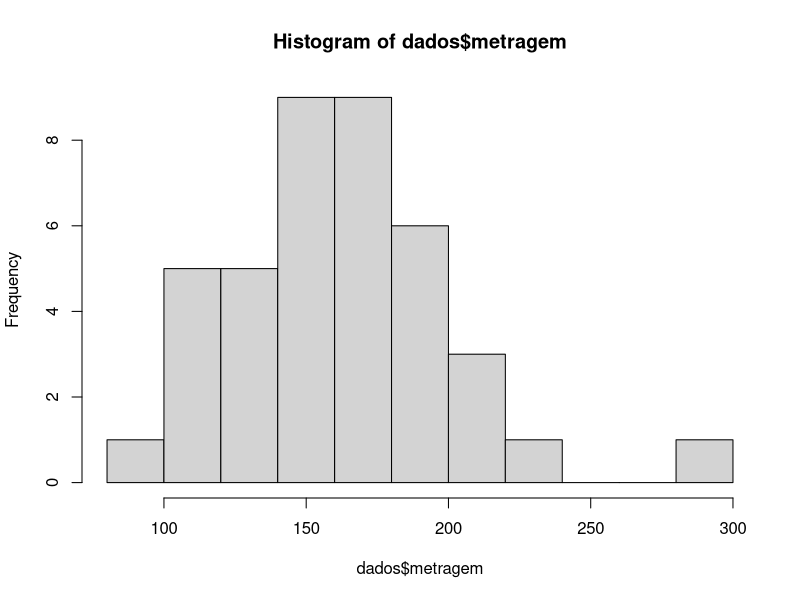

Recreate this plot in R.
# 1 - Leitura do banco de dados:

dados = read.csv2("imoveis.csv")
dados$metragem = as.numeric(dados$metragem)

# 2 - Gráficos:
hist(dados$metragem)
# 3 - Medidas:
media_imposto_anual = mean(dados$imposto_anual)
desvio_padrao_imposto_anual = sd(dados$imposto_anual)
mediana_imposto_anual = median(dados$imposto_anual)
